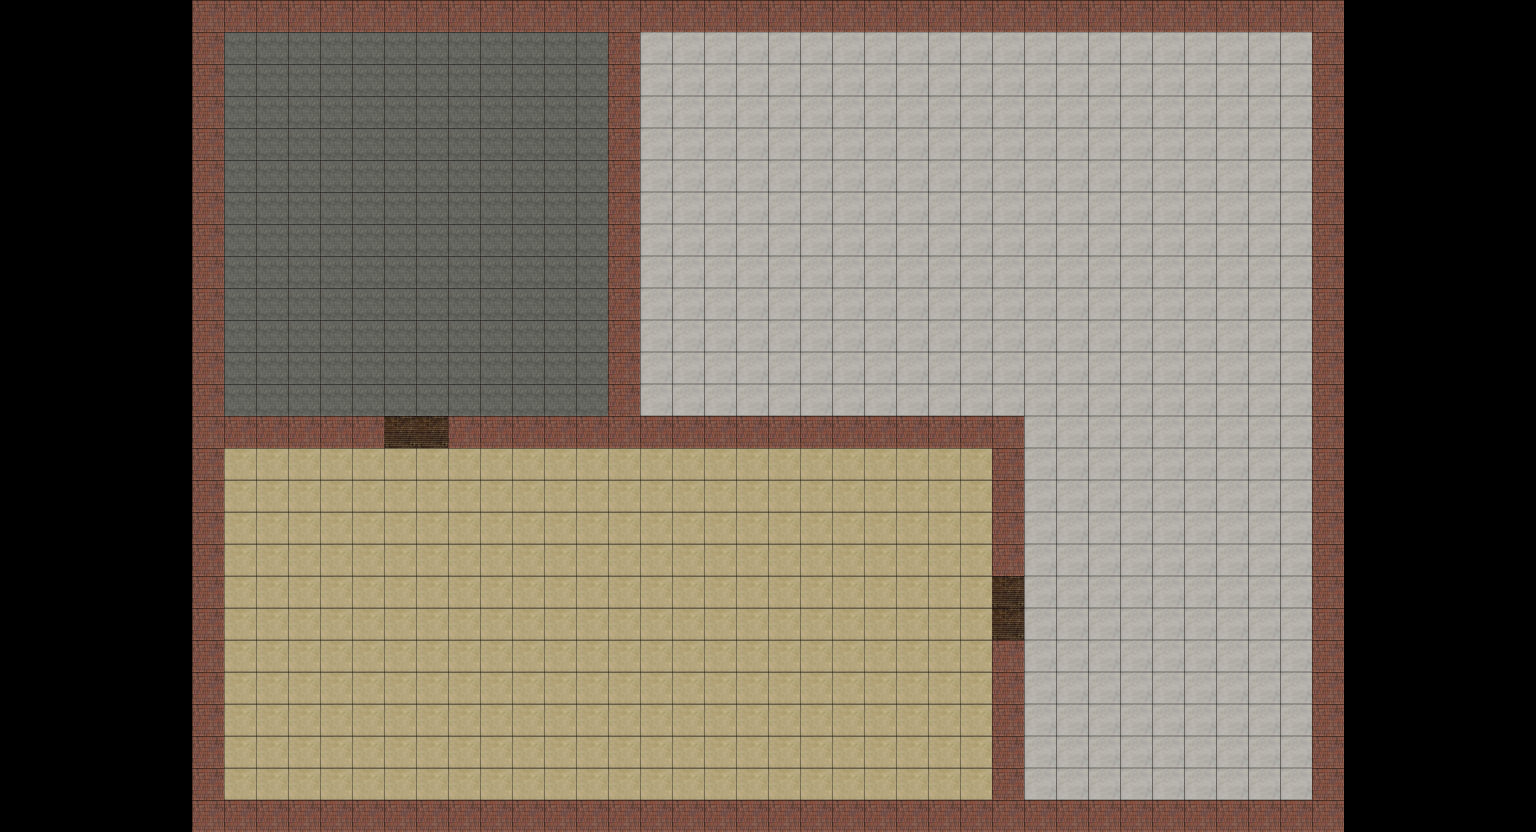

Below is a game level as drawn by its tile map, then a one-line description and the .tmx that defines it (tile-layer data replaced by summaries):
An orthogonal 48x26 tile map with 32x32 px tiles, 2 tile layers (floor, objects).

<map version="1.2" tiledversion="1.3.1" orientation="orthogonal" renderorder="right-down" compressionlevel="-1" width="48" height="26" tilewidth="32" tileheight="32" infinite="0" nextlayerid="3" nextobjectid="1">
 <tileset firstgid="1" source="pavimentoTileSet.tsx" />
 <layer id="2" name="floor" width="48" height="26" locked="1">
  <data>[1248 cells, 783 non-empty, 3 distinct tile ids]</data>
 </layer>
 <layer id="1" name="objects" width="48" height="26" locked="1">
  <data>[1248 cells, 168 non-empty, 2 distinct tile ids]</data>
 </layer>
</map>